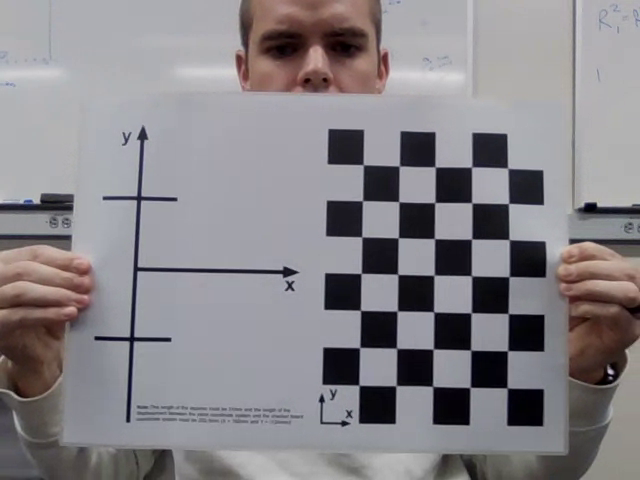
#> input picture camera_calibration/laptop_cal_images/frame_0024.png, 640 x 480 px; its folder holds only this picture in this run
$ python calibrate_camera.py
#> lines starting #> are read from the running program, lines starting #| are printed output that depends on the picture; after the words box and inside, x2 and y2 are one past the last pixel; in counts of white or black regions, pixels touching at a corner belong together
import numpy as np
import cv2
import pickle as pkl
from natsort import natsorted
import os

CHESSBOARD_SIZE = (5,7)
# IMG_SIZE = (1280,720) # col x row OR w x h


def save_calibration(obj_pts, img_pts, img_size, sz_type=""):
    ret, cam_mat, dist, rvecs, tvecs = cv2.calibrateCamera(obj_pts, img_pts, img_size, None, None)
    # Save calibration results
    pkl.dump((cam_mat, dist), open(sz_type+"calibration.pkl", "wb"))
    pkl.dump(cam_mat, open(sz_type+"cam_matrix.pkl", "wb"))
    pkl.dump(dist, open(sz_type+"dist.pkl", "wb"))
    return

if __name__ == '__main__':
    criteria = (cv2.TERM_CRITERIA_EPS + cv2.TERM_CRITERIA_MAX_ITER, 30, 0.001)

    obj = np.zeros((CHESSBOARD_SIZE[0] * CHESSBOARD_SIZE[1], 3), np.float32)
    obj[:,:2] = np.mgrid[0:CHESSBOARD_SIZE[0],0:CHESSBOARD_SIZE[1]].T.reshape(-1,2)

    size_of_squares_mm = 31 # mm
    obj = obj * size_of_squares_mm

    obj_pts = [] # 3D points in real world
    img_pts = [] # 2D points in image plane

    img_sz_type = "laptop_"
    folder_name = img_sz_type + "cal_images"
    images = natsorted(os.listdir(folder_name)) # read in images
    cv2.namedWindow('Img',cv2.WINDOW_NORMAL)
    for image_name in images:
        img = cv2.imread(folder_name + "/"+str(image_name))
#> img is the input picture: shape (480, 640, 3); mean B, G, R 136.3, 132.2, 135.6
        # print(img.shape)
        # cv2.imshow('Img', img)
        # cv2.waitKey(1000)
        gray = cv2.cvtColor(img, cv2.COLOR_BGR2GRAY)
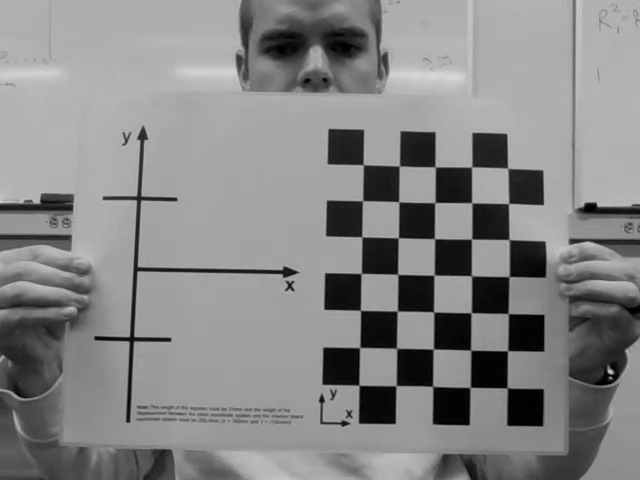
#> gray: shape (480, 640); min 0, max 216, mean 133.7

        ret, corners = cv2.findChessboardCorners(gray, CHESSBOARD_SIZE, None)
#> ret = True; corners = 35 rows, first 8: [363.4, 164.8], [398.7, 165.4], [435.5, 166.6], [470.6, 166.5], [508.3, 167.6], [362.7, 200.9], [399.4, 201.2], [435, 202.7]
        # cv2.imshow('Img', gray)
        # cv2.waitKey(1000)

        # If found, add object points and image points
        if ret == True:
            print("Found corners for image",image_name)
            obj_pts.append(obj)
            corners_subpix = cv2.cornerSubPix(gray, corners, (11,11), (-1,-1), criteria)
#> corners_subpix = 35 rows, first 8: [363.3, 164.7], [399.3, 165.9], [435.2, 166.9], [471.6, 167], [507.7, 168.3], [362.5, 200.7], [398.8, 201.7], [434.8, 202.6]
            img_pts.append(corners)

            # Draw and display the corners
            cv2.drawChessboardCorners(img,  CHESSBOARD_SIZE, corners_subpix, ret)
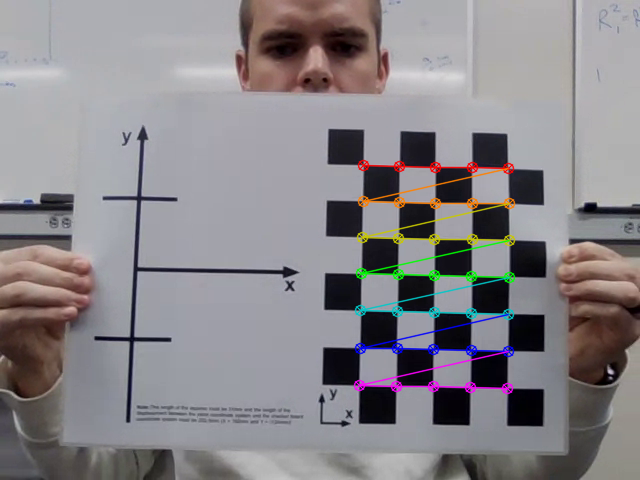
#> img: shape (480, 640, 3); 2.81% of pixels changed, all inside (x1, y1, x2, y2) = (353, 159, 516, 395)
            cv2.imshow('Img', img)
            cv2.waitKey(1000)
        else:
            print("No corners found for image",image_name)

    cv2.destroyAllWindows()

    save_calibration(obj_pts, img_pts, gray.shape[::-1], sz_type=img_sz_type)
#> in save_calibration, `ret, cam_mat, dist, rvecs, tvecs = cv2.calibrateCamera(obj_pts, img_pt..`: ret = 0.31; cam_mat = [[1353.3, 0, 248.2], [0, 1395.7, 285.9], [0, 0, 1]]; dist = [[-2.88, 81, -0.00366, 0.0704, -922.2]]; rvecs = ([-0.159, 0.0702, 0.0273],); tvecs = ([99.02, -102.1, 1163.5],)

'''
-- Undistort Example --
test_img = cv2.imread(test_img.png)
h, w, c = test_img.shape
new_cam_mat, roi = cv2.getOptimialNewCameraMatrix(cam_mat, dist, (w,h), 1, (w,h))
undistort_img = cv2.undistort(test_img, cam_mat, dist, None, new_cam_mat)
x,y,w,h = roi
undistort_roi_img = undistort_img[y:y+h, x:x+w]
cv2.imwrite('undistorted_img.png', undistort_roi_img)

-- Undistort Example 2 --
test_img = cv2.imread(test_img.png)
h, w, c = test_img.shape
new_cam_mat, roi = cv2.getOptimialNewCameraMatrix(cam_mat, dist, (w,h), 1, (w,h))
mapx, mapy = cv2.initUndistortRectifyMap(cam_mat, dist, None, new_cam_mat, (w,h), 5)
undistort_img = cv2.remap(test_img, mapx, mapy, cv2.INTER_LINEAR)
x,y,w,h = roi
undistort_roi_img = undistort_img[y:y+h, x:x+w]
cv2.imwrite('undistorted_img.png', undistort_roi_img)
'''

$ run again, on camera_calibration/laptop_cal_images/frame_0212.png
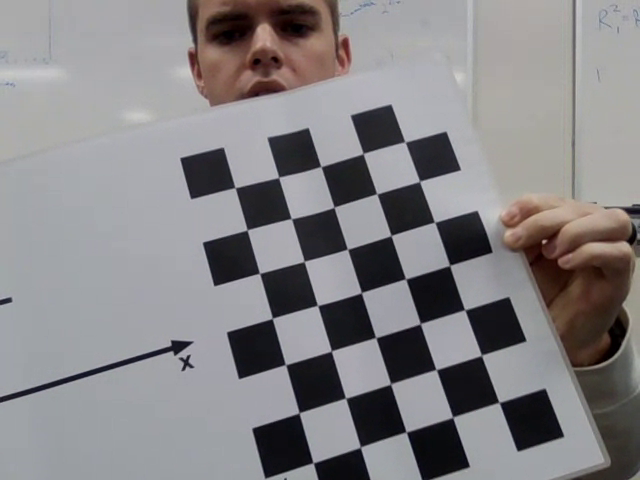
#> input picture camera_calibration/laptop_cal_images/frame_0212.png, 640 x 480 px
#> img is the input picture: shape (480, 640, 3); mean B, G, R 133.5, 131.5, 133.8
#> `gray = cv2.cvtColor(img, cv2.COLOR_BGR2GRAY)`:
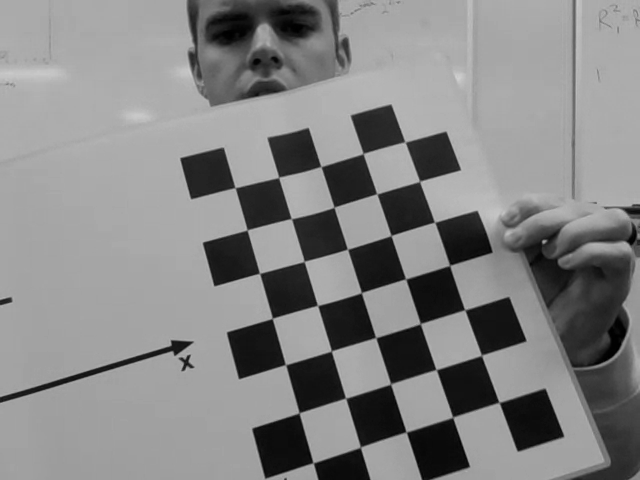
#> gray: shape (480, 640); min 0, max 208, mean 132.4
#> `ret, corners = cv2.findChessboardCorners(gray, CHESSBOARD_SIZE, None)`: ret = True; corners = 35 rows, first 8: [235.7, 186.9], [278.3, 177.2], [321.5, 165.6], [361.8, 152.8], [405.2, 141.9], [248.1, 231.3], [291.8, 218.1], [332.9, 205.6]
#> corners_subpix = 35 rows, first 8: [235.1, 187.7], [278.7, 177.4], [320.9, 166.5], [363.2, 153.6], [405, 141.9], [247.2, 229.9], [291.4, 218.6], [334, 207.3]
#> `cv2.drawChessboardCorners(img,  CHESSBOARD_SIZE, corners_subpix, ret)`:
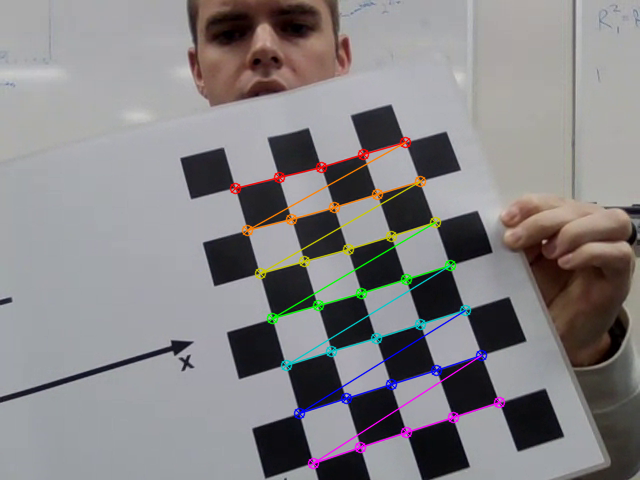
#> img: shape (480, 640, 3); 3.12% of pixels changed, all inside (x1, y1, x2, y2) = (229, 136, 506, 470)
#> in save_calibration, `ret, cam_mat, dist, rvecs, tvecs = cv2.calibrateCamera(obj_pts, img_pt..`: ret = 0.558; cam_mat = [[957, 0, 298.6], [0, 1065.6, 253.5], [0, 0, 1]]; dist = [[1.2, -26.8, -0.059, -0.0248, 228.4]]; rvecs = ([-0.488, -0.084, -0.278],); tvecs = ([-43.56, -40.13, 672.5],)

$ run again, on camera_calibration/laptop_cal_images/frame_0237.png
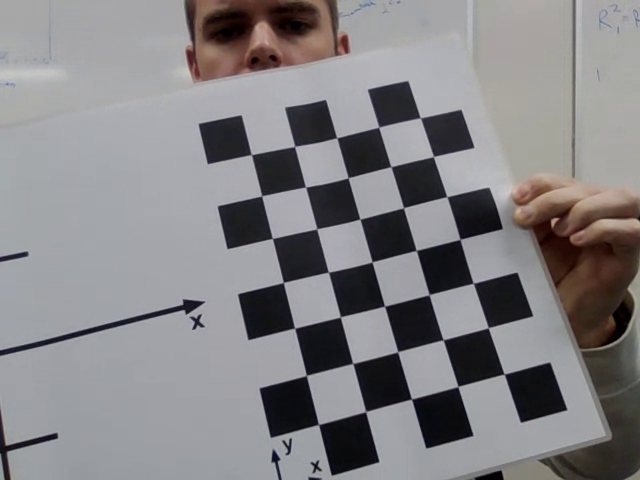
#> input picture camera_calibration/laptop_cal_images/frame_0237.png, 640 x 480 px
#> img is the input picture: shape (480, 640, 3); mean B, G, R 132.7, 130.4, 132.4
#> `gray = cv2.cvtColor(img, cv2.COLOR_BGR2GRAY)`:
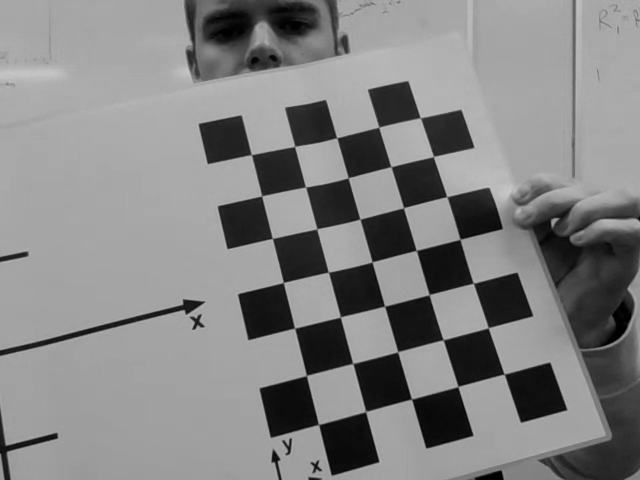
#> gray: shape (480, 640); min 0, max 201, mean 131.2
#> `ret, corners = cv2.findChessboardCorners(gray, CHESSBOARD_SIZE, None)`: ret = True; corners = 35 rows, first 8: [250.6, 155.1], [294.4, 146.5], [336.6, 137.3], [377.9, 126.3], [420.3, 117.5], [261.5, 196], [305.6, 186.9], [349.2, 178.6]
#> corners_subpix = 35 rows, first 8: [251.3, 154.6], [294.7, 146.4], [336.7, 137.8], [378.7, 127.2], [420.4, 117.7], [261.6, 195.8], [305.5, 187], [348.2, 177.8]
#> `cv2.drawChessboardCorners(img,  CHESSBOARD_SIZE, corners_subpix, ret)`:
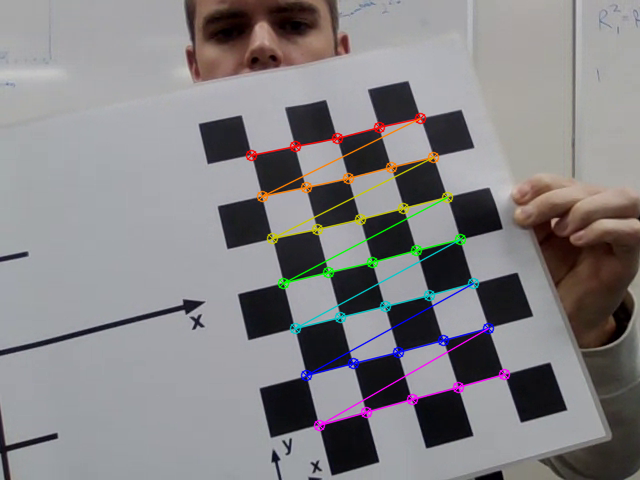
#> img: shape (480, 640, 3); 3.11% of pixels changed, all inside (x1, y1, x2, y2) = (245, 112, 511, 432)
#> in save_calibration, `ret, cam_mat, dist, rvecs, tvecs = cv2.calibrateCamera(obj_pts, img_pt..`: ret = 0.557; cam_mat = [[1008.3, 0, 313.6], [0, 1150, 235.8], [0, 0, 1]]; dist = [[1.45, -46.88, -0.0659, -0.0188, 519]]; rvecs = ([-0.548, -0.0988, -0.237],); tvecs = ([-43.29, -49.29, 721],)

$ run again, on camera_calibration/laptop_cal_images/frame_0412.png
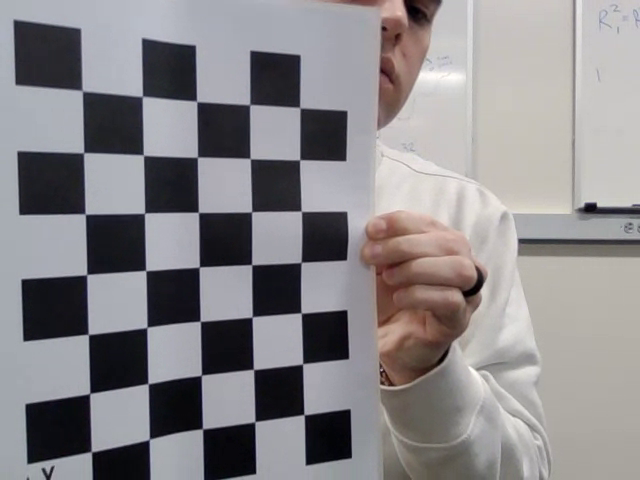
#> input picture camera_calibration/laptop_cal_images/frame_0412.png, 640 x 480 px
#> img is the input picture: shape (480, 640, 3); mean B, G, R 137, 134.7, 137.5
#> `gray = cv2.cvtColor(img, cv2.COLOR_BGR2GRAY)`:
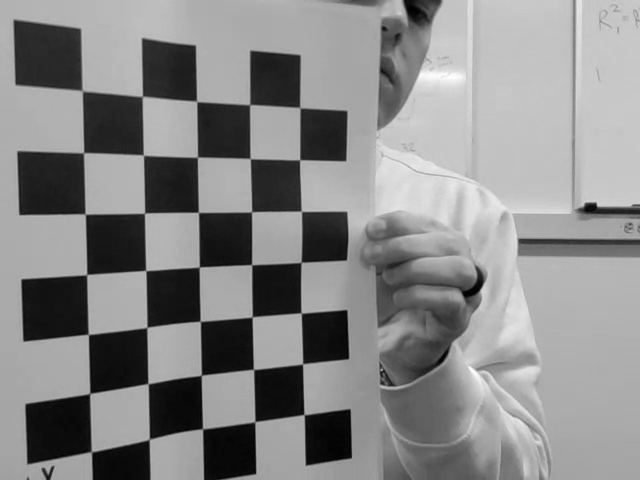
#> gray: shape (480, 640); min 0, max 255, mean 135.8
#> `ret, corners = cv2.findChessboardCorners(gray, CHESSBOARD_SIZE, None)`: ret = True; corners = 35 rows, first 8: [82.65, 88.69], [142.3, 96.45], [197, 101], [249.7, 104.9], [299, 108.3], [82.99, 151.8], [142.9, 155.5], [198.2, 158.2]
#> corners_subpix = 35 rows, first 8: [82.26, 90.77], [142.3, 96.47], [196.6, 101.4], [249.7, 104.6], [299.8, 107.6], [83.6, 152.7], [143.4, 155.1], [197.4, 157.2]
#> `cv2.drawChessboardCorners(img,  CHESSBOARD_SIZE, corners_subpix, ret)`:
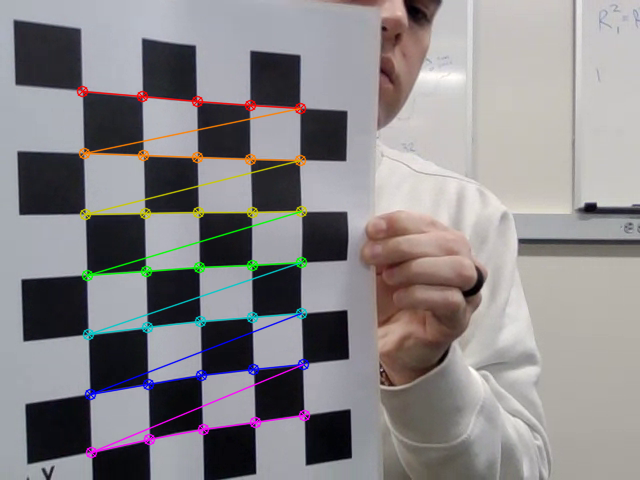
#> img: shape (480, 640, 3); 3.65% of pixels changed, all inside (x1, y1, x2, y2) = (76, 85, 311, 459)
#> in save_calibration, `ret, cam_mat, dist, rvecs, tvecs = cv2.calibrateCamera(obj_pts, img_pt..`: ret = 0.827; cam_mat = [[589.4, 0, 512.1], [0, 597.5, 268.6], [0, 0, 1]]; dist = [[0.313, -0.328, 0.0147, 0.104, 0.184]]; rvecs = ([0.0801, -0.483, -0.015],); tvecs = ([-246.8, -93.16, 287],)

$ run again, on camera_calibration/laptop_cal_images/frame_0095.png
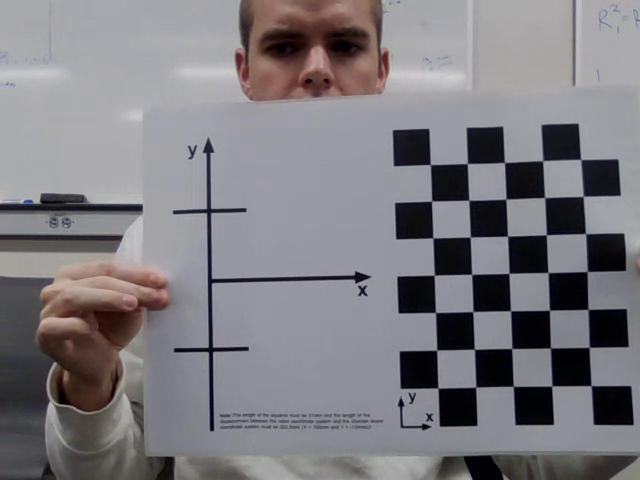
#> input picture camera_calibration/laptop_cal_images/frame_0095.png, 640 x 480 px
#> img is the input picture: shape (480, 640, 3); mean B, G, R 127.5, 123, 125.7
#> `gray = cv2.cvtColor(img, cv2.COLOR_BGR2GRAY)`:
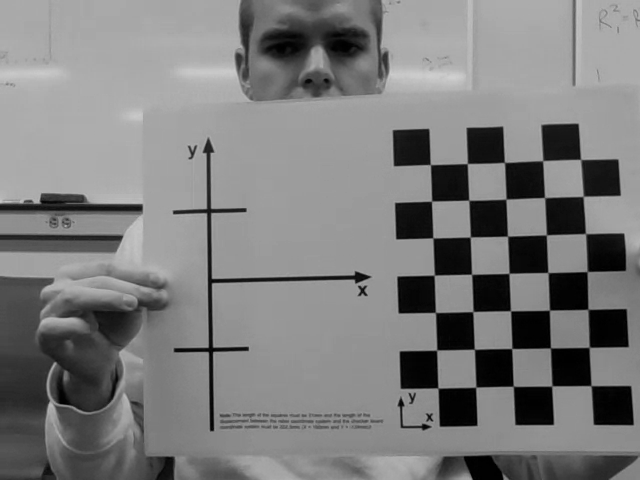
#> gray: shape (480, 640); min 0, max 208, mean 124.3
#> `ret, corners = cv2.findChessboardCorners(gray, CHESSBOARD_SIZE, None)`: ret = True; corners = 35 rows, first 8: [430.7, 164.2], [467, 163.4], [504.3, 162.5], [542.9, 160.8], [580.9, 159.1], [431.5, 201], [468.7, 200.2], [505.9, 199]
#> corners_subpix = 35 rows, first 8: [430.3, 164.6], [467.4, 163.5], [504.5, 162.5], [542.7, 160.7], [580.6, 159.4], [431.5, 201.1], [468.8, 200.2], [506, 199.1]
#> `cv2.drawChessboardCorners(img,  CHESSBOARD_SIZE, corners_subpix, ret)`:
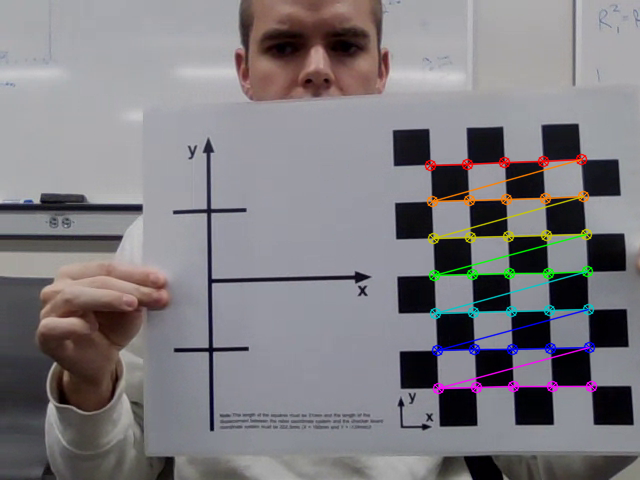
#> img: shape (480, 640, 3); 2.87% of pixels changed, all inside (x1, y1, x2, y2) = (424, 153, 598, 395)
#> in save_calibration, `ret, cam_mat, dist, rvecs, tvecs = cv2.calibrateCamera(obj_pts, img_pt..`: ret = 0.322; cam_mat = [[687.6, 0, 266.8], [0, 703, 305], [0, 0, 1]]; dist = [[-0.562, 2.53, 0.0065, 0.0247, -4.43]]; rvecs = ([-0.0205, 0.105, -0.0258],); tvecs = ([138.6, -117.9, 574.5],)
